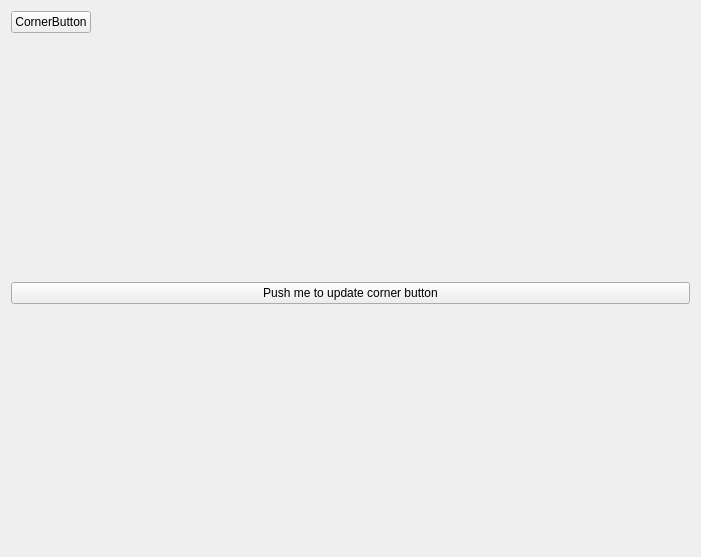
<?xml version="1.0" encoding="UTF-8"?>
<ui version="4.0">
 <class>MainWidget</class>
 <widget class="QWidget" name="MainWidget">
  <property name="geometry">
   <rect>
    <x>0</x>
    <y>0</y>
    <width>701</width>
    <height>557</height>
   </rect>
  </property>
  <property name="windowTitle">
   <string>EventFilter</string>
  </property>
  <layout class="QVBoxLayout" name="verticalLayout">
   <item>
    <layout class="QHBoxLayout" name="horizontalLayout">
     <item>
      <widget class="QPushButton" name="cornerButton">
       <property name="text">
        <string>CornerButton</string>
       </property>
      </widget>
     </item>
     <item>
      <spacer name="horizontalSpacer">
       <property name="orientation">
        <enum>Qt::Horizontal</enum>
       </property>
       <property name="sizeHint" stdset="0">
        <size>
         <width>40</width>
         <height>20</height>
        </size>
       </property>
      </spacer>
     </item>
    </layout>
   </item>
   <item>
    <layout class="QVBoxLayout" name="verticalChildLayout">
     <item>
      <spacer name="verticalSpacer">
       <property name="orientation">
        <enum>Qt::Vertical</enum>
       </property>
       <property name="sizeHint" stdset="0">
        <size>
         <width>20</width>
         <height>40</height>
        </size>
       </property>
      </spacer>
     </item>
     <item>
      <widget class="QPushButton" name="pushButton">
       <property name="text">
        <string>Push me to update corner button</string>
       </property>
      </widget>
     </item>
     <item>
      <spacer name="verticalSpacer_2">
       <property name="orientation">
        <enum>Qt::Vertical</enum>
       </property>
       <property name="sizeHint" stdset="0">
        <size>
         <width>20</width>
         <height>40</height>
        </size>
       </property>
      </spacer>
     </item>
    </layout>
   </item>
  </layout>
 </widget>
 <resources/>
 <connections/>
</ui>
